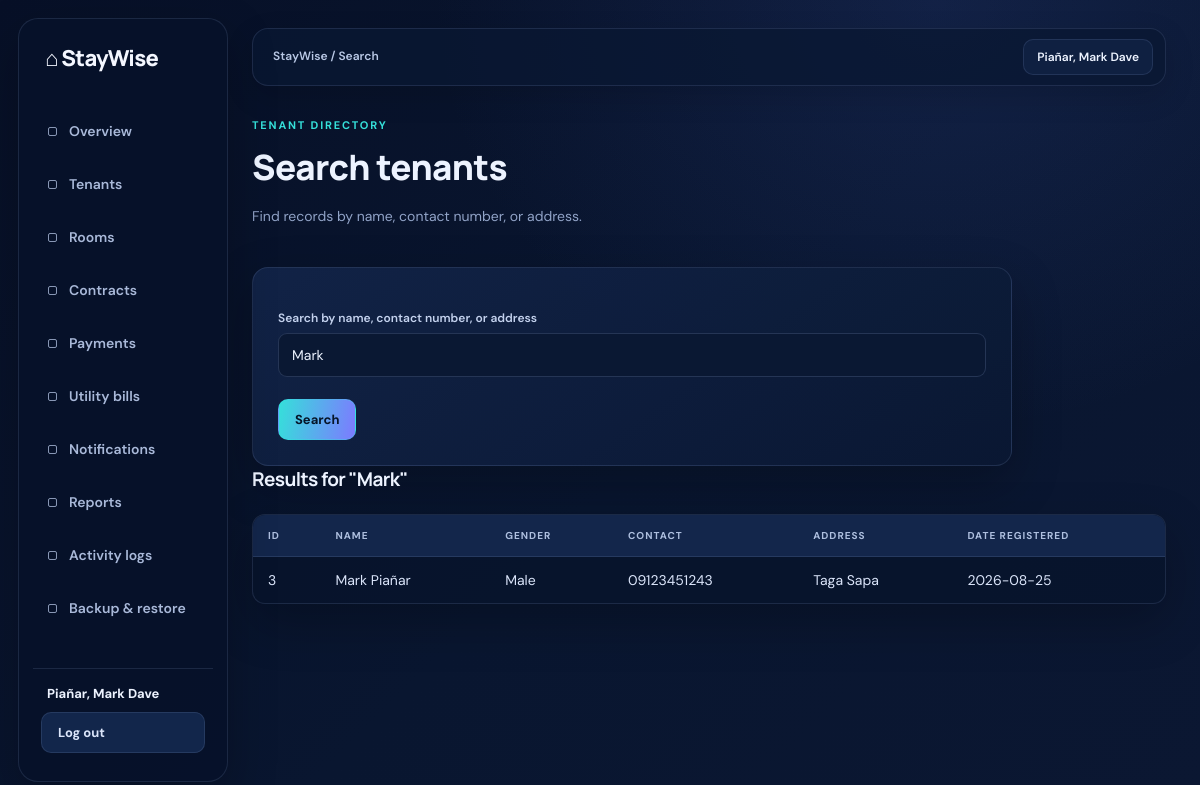
/search.php?keyword=Mark (signed in), run on the app's committed database.
### tables this page shows
CREATE TABLE `app_users` (
  `user_id` int(10) UNSIGNED NOT NULL,
  `full_name` varchar(150) NOT NULL,
  `email` varchar(190) NOT NULL,
  `password_hash` varchar(255) NOT NULL,
  `created_at` timestamp NOT NULL DEFAULT current_timestamp(),
  `role` enum('owner','tenant') NOT NULL DEFAULT 'owner',
  `status` enum('active','pending','disabled') NOT NULL DEFAULT 'active',
  `username` varchar(50) DEFAULT NULL
);

CREATE TABLE `tenants` (
  `tenant_id` int(11) NOT NULL,
  `user_id` int(11) DEFAULT NULL,
  `first_name` varchar(50) NOT NULL,
  `last_name` varchar(50) NOT NULL,
  `gender` enum('Male','Female','Other') NOT NULL,
  `contact_number` varchar(20) NOT NULL,
  `address` varchar(150) NOT NULL,
  `date_registered` date NOT NULL DEFAULT curdate(),
  `owner_id` int(10) UNSIGNED DEFAULT NULL
);

### backend/auth_init.php (called while the page is built, shortened)
<?php
function require_staywise_login(): void
{
    $userId = (int) ($_SESSION['staywise_user']['id'] ?? 0);
    $stmt = $GLOBALS['pdo']->prepare(
        'SELECT user_id, full_name, email, role, status FROM app_users WHERE user_id = :user_id LIMIT 1'
    );
    $stmt->execute([':user_id' => $userId]);
}
function require_staywise_owner(): void
{
    require_staywise_login();
}

### classes/Tenant.php (called while the page is built, shortened)
<?php
class Tenant
{
    private PDO $conn;
    private string $table = 'tenants';
    public function __construct(PDO $pdo)
    {
        $this->conn = $pdo;
    }
    public function searchTenants(string $keyword, int $ownerId): array
    {
        $stmt = $this->conn->prepare(
            "SELECT t.*, u.email AS account_email
             FROM {$this->table} t
             LEFT JOIN app_users u ON u.user_id = t.user_id
             WHERE t.owner_id = :owner_id
               AND (t.first_name LIKE :kw OR t.last_name LIKE :kw
                    OR CONCAT(t.first_name, ' ', t.last_name) LIKE :kw
                    OR t.contact_number LIKE :kw OR t.address LIKE :kw)
             ORDER BY t.tenant_id DESC"
        );
        $stmt->execute([':owner_id' => $ownerId, ':kw' => "%$keyword%"]);
        return $stmt->fetchAll();
    }
}

### search.php (the view, shortened to what this page needs)
<?php
require_once __DIR__ . '/backend/auth_init.php';
require_staywise_owner();
$activePage = 'search';
require_once __DIR__ . '/classes/Tenant.php';
$tenant = new Tenant($pdo);
$results = [];
$keyword = "";
if ($_SERVER['REQUEST_METHOD'] === 'GET' && isset($_GET['keyword'])) {
    $keyword = trim($_GET['keyword']);
    if ($keyword !== "") {
        $results = $tenant->searchTenants($keyword, (int) $_SESSION['staywise_user']['owner_id']);
    }
}
?>
<!DOCTYPE html>
<html lang="en">
<head><meta charset="UTF-8"><meta name="viewport" content="width=device-width, initial-scale=1">
    <link rel="stylesheet" href="assets/css/style.css?v=20261015">
</head>
<body>
    <?php require __DIR__ . '/Include/sidebar.php'; ?>
    <main class="home-content">
    <header class="topbar"><p class="topbar-label">StayWise <span aria-hidden="true">/</span> Search</p><span class="topbar-user"><?= htmlspecialchars($_SESSION['staywise_user']['name'], ENT_QUOTES, 'UTF-8') ?></span></header>
    <div class="page-head"><div><p class="eyebrow">Tenant directory</p><h1>Search tenants</h1><p>Find records by name, contact number, or address.</p></div></div>
    <form method="GET" action="search.php">
        <label for="keyword">Search by name, contact number, or address</label>
        <input id="keyword" type="text" name="keyword" value="<?= htmlspecialchars($keyword, ENT_QUOTES, 'UTF-8') ?>" placeholder="e.g. Juan or 0917...">
        <button type="submit">Search</button>
    </form>
    <?php if ($keyword !== ""): ?>
        <h2>Results for "<?= htmlspecialchars($keyword, ENT_QUOTES, 'UTF-8') ?>"</h2>
        <table>
            <tr>
                <th>ID</th>
                <th>Name</th>
                <th>Gender</th>
                <th>Contact</th>
                <th>Address</th>
                <th>Date Registered</th>
            </tr>
            <?php foreach ($results as $row): ?>
                <tr>
                    <td><?= (int) $row['tenant_id'] ?></td>
                    <td><?= htmlspecialchars($row['first_name'] . ' ' . $row['last_name'], ENT_QUOTES, 'UTF-8') ?></td>
                    <td><?= htmlspecialchars($row['gender'], ENT_QUOTES, 'UTF-8') ?></td>
                    <td><?= htmlspecialchars($row['contact_number'], ENT_QUOTES, 'UTF-8') ?></td>
                    <td><?= htmlspecialchars($row['address'], ENT_QUOTES, 'UTF-8') ?></td>
                    <td><?= htmlspecialchars($row['date_registered'], ENT_QUOTES, 'UTF-8') ?></td>
                </tr>
            <?php endforeach; ?>
        </table>
    <?php endif; ?>
    </main>
</body>
</html>

### Include/sidebar.php (shortened to what this page needs)
<?php
$activePage = $activePage ?? '';
$currentUser = $_SESSION['staywise_user'] ?? [];
?>
<nav aria-label="Main navigation">
    <a href="index.php" class="<?= $activePage === 'overview' ? 'active' : '' ?>" <?= $activePage === 'overview' ? 'aria-current="page"' : '' ?>>Overview</a>
    <?php if (($currentUser['role'] ?? '') === 'owner'): ?>
        <a href="view_tenants.php" class="<?= $activePage === 'tenants' ? 'active' : '' ?>" <?= $activePage === 'tenants' ? 'aria-current="page"' : '' ?>>Tenants</a>
        <a href="rooms.php" class="<?= $activePage === 'rooms' ? 'active' : '' ?>" <?= $activePage === 'rooms' ? 'aria-current="page"' : '' ?>>Rooms</a>
        <a href="contracts.php" class="<?= $activePage === 'contracts' ? 'active' : '' ?>" <?= $activePage === 'contracts' ? 'aria-current="page"' : '' ?>>Contracts</a>
        <a href="payments.php" class="<?= $activePage === 'payments' ? 'active' : '' ?>" <?= $activePage === 'payments' ? 'aria-current="page"' : '' ?>>Payments</a>
        <a href="utility_bills.php" class="<?= $activePage === 'utilities' ? 'active' : '' ?>" <?= $activePage === 'utilities' ? 'aria-current="page"' : '' ?>>Utility bills</a>
        <a href="notifications.php" class="<?= $activePage === 'notifications' ? 'active' : '' ?>" <?= $activePage === 'notifications' ? 'aria-current="page"' : '' ?>>Notifications</a>
        <a href="reports.php" class="<?= $activePage === 'reports' ? 'active' : '' ?>" <?= $activePage === 'reports' ? 'aria-current="page"' : '' ?>>Reports</a>
        <a href="activity_logs.php" class="<?= $activePage === 'activity' ? 'active' : '' ?>" <?= $activePage === 'activity' ? 'aria-current="page"' : '' ?>>Activity logs</a>
        <a href="backup.php" class="<?= $activePage === 'backup' ? 'active' : '' ?>" <?= $activePage === 'backup' ? 'aria-current="page"' : '' ?>>Backup &amp; restore</a>
    <?php else: ?>
        <a href="notifications.php" class="<?= $activePage === 'notifications' ? 'active' : '' ?>" <?= $activePage === 'notifications' ? 'aria-current="page"' : '' ?>>Notifications</a>
    <?php endif; ?>
    <div class="sidebar-account">
        <span class="sidebar-user"><?= htmlspecialchars($currentUser['name'] ?? 'User', ENT_QUOTES, 'UTF-8') ?></span>
        <form class="sidebar-form" method="POST" action="logout.php" onsubmit="return confirm('Are you sure you want to log out?');">
            <button class="sidebar-logout" type="submit">Log out</button>
        </form>
    </div>
</nav>

### data on the page
app_users: full_name "Piañar, Mark Dave"
tenants: tenant_id "3", first_name+last_name "Mark Piañar", gender "Male", contact_number "09123451243", address "Taga Sapa", date_registered "2026-08-25"

### other printed values
$_SESSION['staywise_user']['name'] "Piañar, Mark Dave"
$keyword "Mark"
